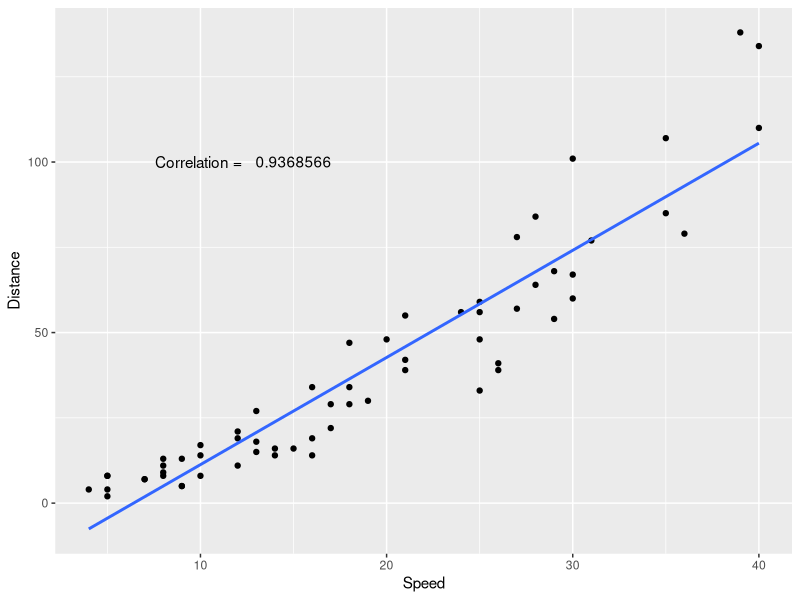
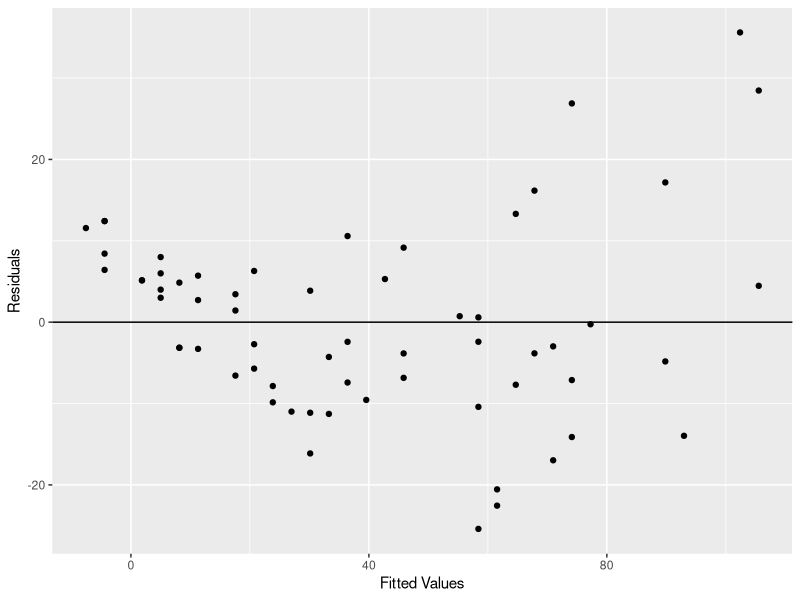
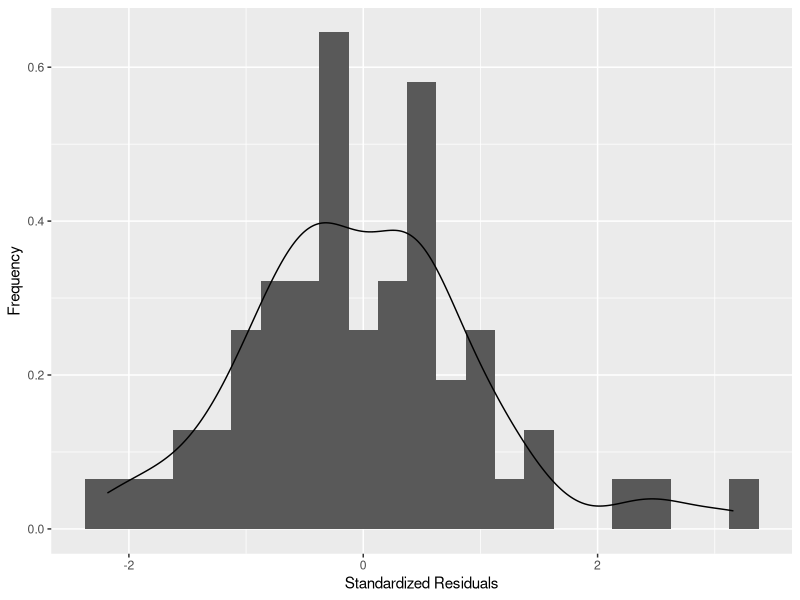
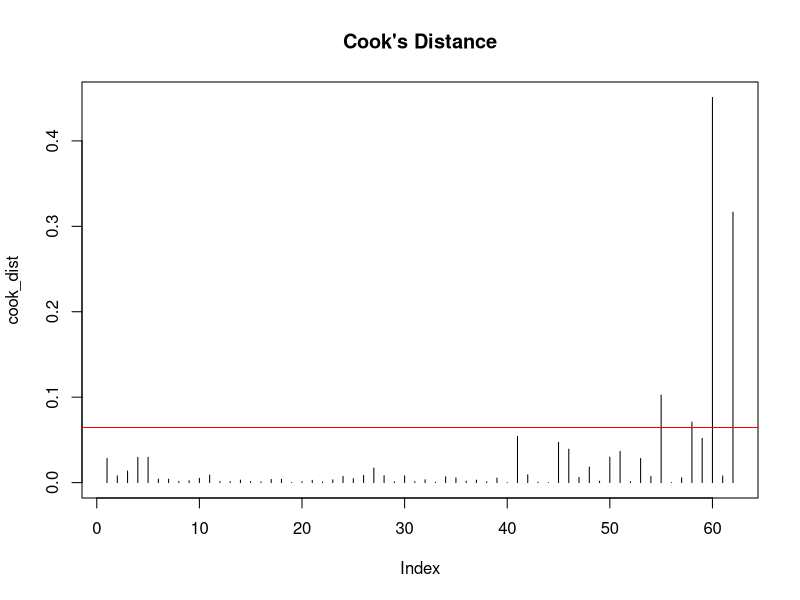
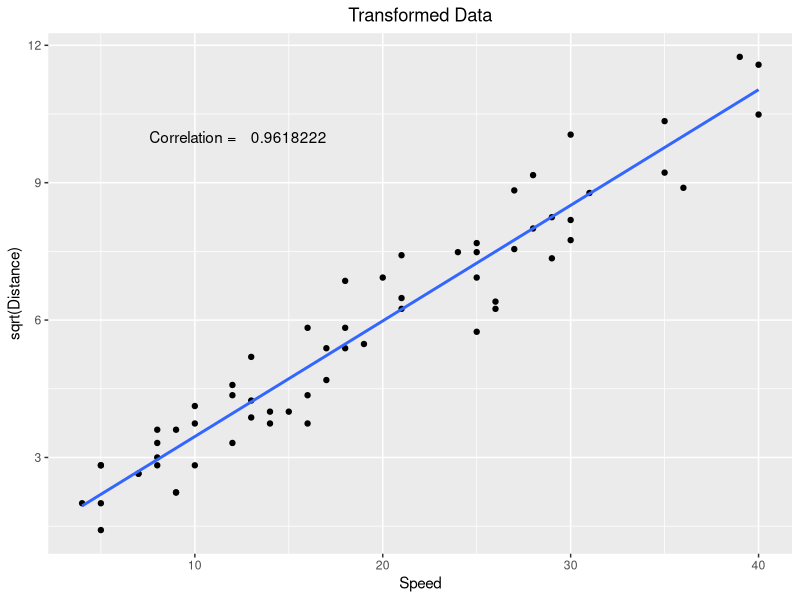
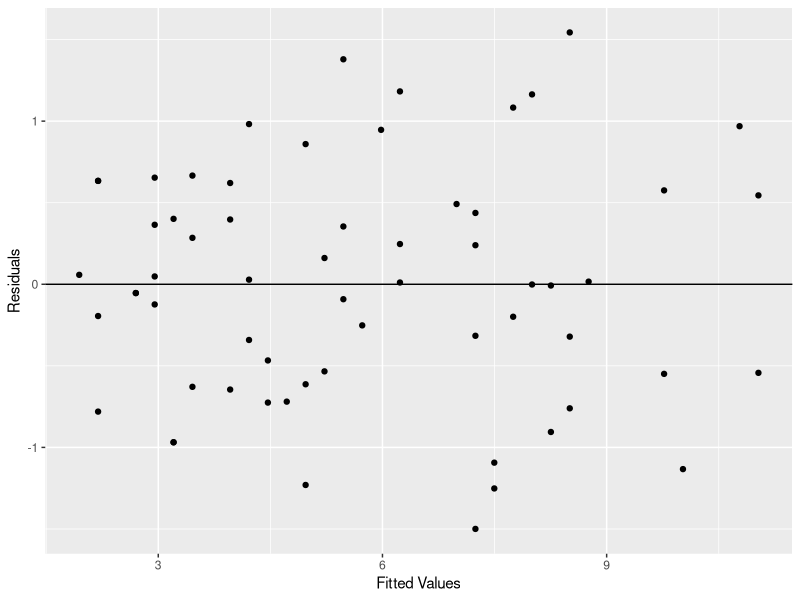
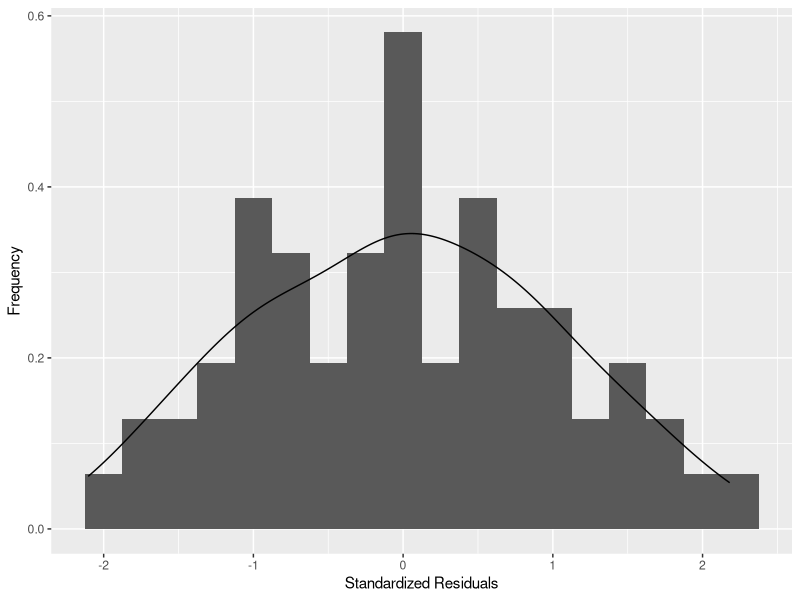
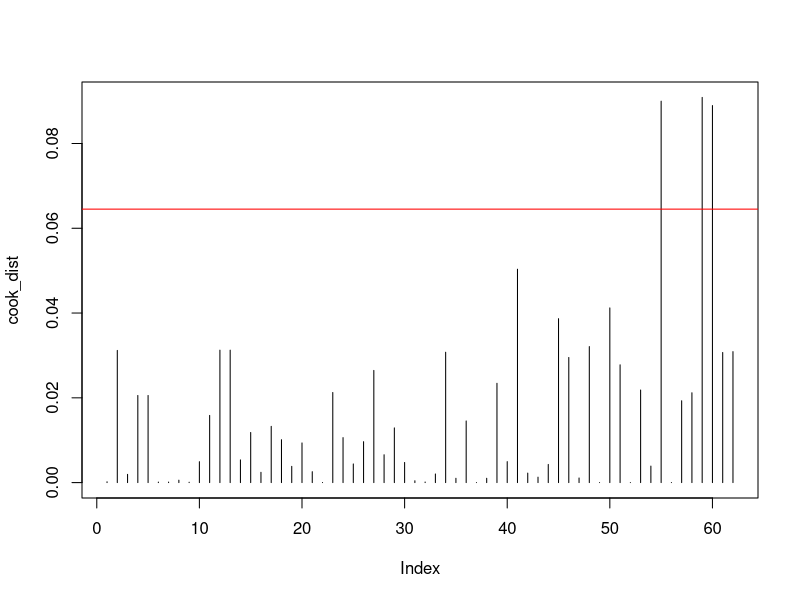

The R source for these figures, in order:
## ---- chunk 1
knitr::opts_chunk$set(echo = FALSE)
knitr::opts_chunk$set(comment="")
## ---- chunk 2
library(tidyverse)
library(MASS)
library(lmtest)
## ---- chunk 3
dist_data <- read.table(file = "stop_dist.txt", header = TRUE, sep = "")

##graph with slr drawn
ggplot(dist_data, aes(dist_data$Speed, dist_data$Distance)) + 
  geom_point() +geom_smooth(se = FALSE,method = "lm") + 
  annotate("text", x = 10,y = 100, label = "Correlation = ") + 
  annotate("text", x=15,y =100, label = cor(dist_data$Speed, dist_data$Distance), parse = TRUE ) +
  ylab("Distance") + xlab("Speed")
## ---- chunk 4
##slr data for dist_data
slr_dist <- lm(dist_data$Distance~dist_data$Speed, data = dist_data)

##residuals vs fitted values scatter plot
ggplot(data = slr_dist, aes(x = slr_dist$fitted.values, y = slr_dist$residuals)) +
  geom_point() + ylab("Residuals") + xlab("Fitted Values") +
  geom_hline(yintercept = 0)
## ---- chunk 5
##Breusch-Pagan test, equal variance?
bptest(slr_dist)
## ---- chunk 6
##histogram of standardized residuals
std_res <- stdres(slr_dist)

ggplot() + geom_histogram(aes(x = std_res, y=..density..), binwidth = 0.25) +
  geom_density(aes(x = std_res)) + xlab("Standardized Residuals") + ylab("Frequency")
## ---- chunk 7
##KS test for normality
ks.test(std_res, "pnorm")
## ---- chunk 8
##checking for outliers
cook_dist <- cooks.distance(slr_dist)
outliers <- which(cook_dist > 4/length(cook_dist))
plot(cook_dist, type="h", main = "Cook's Distance")
abline(h = 4/length(cook_dist), col = "red")
## ---- chunk 9
dist_data[outliers,]
## ---- chunk 10
##graph of transformed data with slr drawn
ggplot(dist_data, aes(dist_data$Speed, sqrt(dist_data$Distance))) + 
  geom_point() +geom_smooth(se = FALSE,method = "lm") + 
  annotate("text", x = 10,y = sqrt(100), label = "Correlation = ") + 
  annotate("text", x= 15,y = sqrt(100), label = cor(dist_data$Speed, sqrt(dist_data$Distance)), parse = TRUE ) +
  ylab("sqrt(Distance)") + xlab("Speed") + 
  ggtitle("Transformed Data") +
  theme(plot.title = element_text(hjust = 0.5))
## ---- chunk 11
##slr data after transformation of data
slr_transform <- lm(sqrt(Distance)~Speed, data = dist_data)

##residuals vs fitted values scatter plot for transformed data
ggplot(data = slr_transform, aes(x = slr_transform$fitted.values, y = slr_transform$residuals)) +
  geom_point() + ylab("Residuals") + xlab("Fitted Values") +
  geom_hline(yintercept = 0)
## ---- chunk 12
##Breusch-Pagan test on transformed data, equal variance?
bptest(slr_transform)
## ---- chunk 13
##histogram of standardized residuals for transformed data
std_res_t <- stdres(slr_transform)

ggplot() + geom_histogram(aes(x = std_res_t, y=..density..), binwidth = 0.25) +
  geom_density(aes(x = std_res_t)) + xlab("Standardized Residuals") + ylab("Frequency")
## ---- chunk 14
##KS test for normality on transformed data
ks.test(std_res_t, "pnorm")
## ---- chunk 15
##checking for outliers in transformed data
cook_dist <- cooks.distance(slr_transform)
outliers <- which(cook_dist > 4/length(cook_dist))
plot(cook_dist, type="h")
abline(h = 4/length(cook_dist), col = "red")
## ---- chunk 16
dist_data[outliers,]
## ---- chunk 17
n_cv <- 1000 #number of cross validations
bias_vec <- rep(NA, n_cv) #vector for biases
rpmse_vec <- rep(NA, n_cv) #vector for rpmse
n_test <- 15 #size of test set

for(i in 1:n_cv){
   
  #choose which obs. to put in test set
  test_obs <- sample(1:nrow(dist_data), n_test)
  
  #Split data into test and training sets
  test_set <- dist_data[test_obs,]
  train_set <- dist_data[-test_obs,]
  
  #Using training data to fit a model
  train_lm <- lm(sqrt(Distance)~Speed, data = train_set)
  
  #Predict test set
  test_preds <- (predict.lm(train_lm, newdata = test_set))^2
  
  #Calculate bias
  bias_vec[i] <- mean(test_preds - test_set$Distance)
  
  #Calculate RPMSE
  rpmse_vec[i] <- sqrt(mean((test_preds - test_set$Distance)^2))
}

## ---- chunk 18
paste0("R squared equals ",summary(slr_transform)$r.squared) %>% writeLines()
paste0("The bias is ", mean(bias_vec)) %>% writeLines()
paste0("The root predicted mean square error is ", mean(rpmse_vec)) %>% writeLines()
## ---- chunk 19
#to get the epsilon values
summary(slr_transform)
## ---- chunk 20
#plots the transformed slr on the original scale graph

new_slr_line <- (slr_transform$coefficients[1] + slr_transform$coefficients[2]*dist_data$Speed)^2

ggplot(dist_data, aes(Speed, Distance)) + geom_point() + geom_line(aes(y = new_slr_line), color = "Red")
## ---- chunk 21
#gets predicted values
dframe <- data.frame(Speed = c(30,35))
pred_values <- (predict.lm(slr_transform,dframe))^2
names(pred_values) <- c("30 MPH", "35 MPH")
## ---- chunk 22
pred_values
